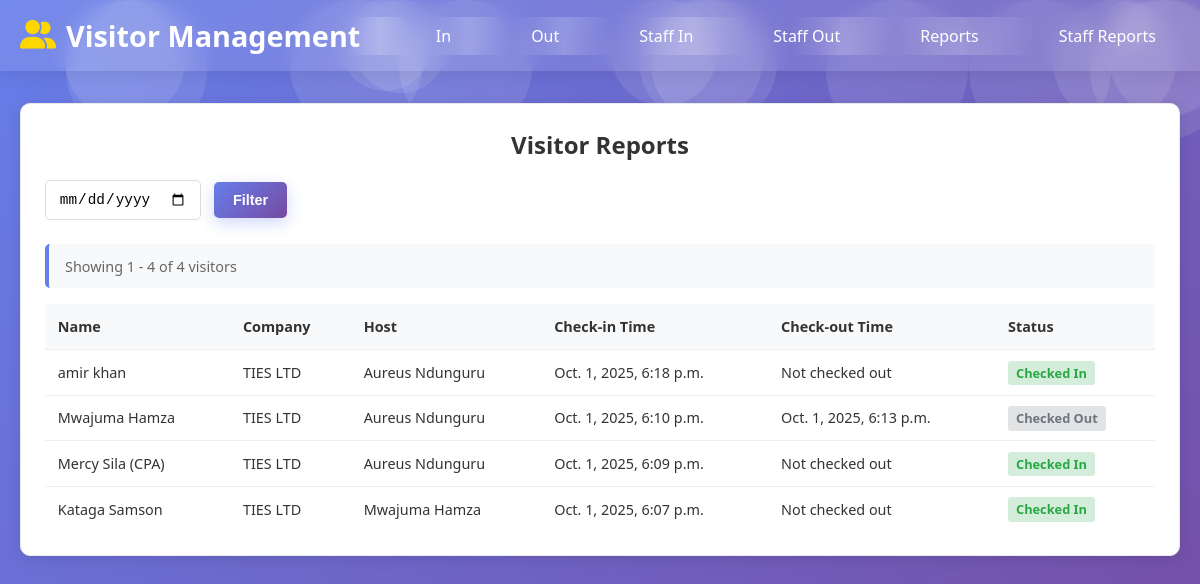
Page /reports/ (signed in) on the earlier database version.
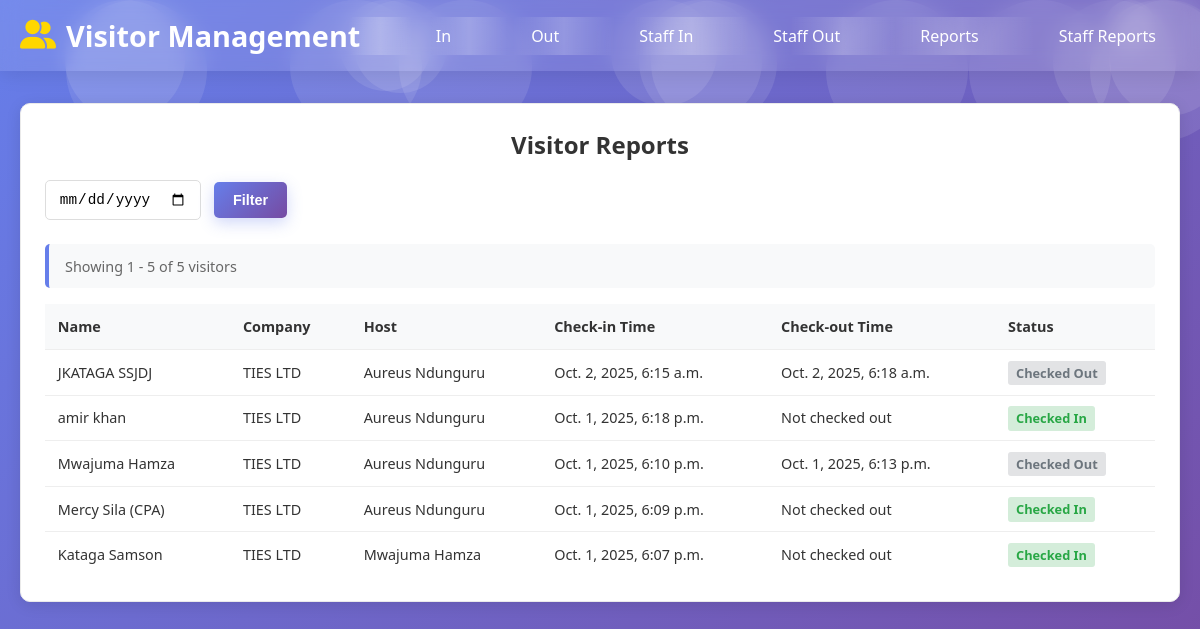
Same page on the later database version.
### visitor_app/models.py (models this page shows, shortened)
class Visitor(models.Model):
    name = models.CharField(max_length=100)
    email = models.EmailField(blank=True, null=True)
    phone = models.CharField(max_length=20)
    company = models.CharField(max_length=100, blank=True, null=True)
    host = models.ForeignKey(Employee, on_delete=models.CASCADE)
    purpose = models.TextField(blank=True, null=True)
    badge_id = models.CharField(max_length=20, unique=True)
    check_in_time = models.DateTimeField(auto_now_add=True)
    check_out_time = models.DateTimeField(blank=True, null=True)
    is_checked_in = models.BooleanField(default=True)

class Employee(models.Model):
    name = models.CharField(max_length=100)
    email = models.EmailField()
    department = models.CharField(max_length=100)
    is_active = models.BooleanField(default=True)

### visitor_app/decorators.py (the view)
    def _wrapped_view(request, *args, **kwargs):
        if not request.user.is_authenticated:
            return render(request, 'visitor_app/access_denied.html', {
                'message': 'Please log in to access this page.'
            })
        if not request.user.is_staff:
            return render(request, 'visitor_app/access_denied.html', {
                'message': 'Access denied. Admin privileges required.'
            })
        return view_func(request, *args, **kwargs)

### visitor_app/views.py (called while the page is built, shortened)
@admin_required
def reports(request):
    visitors_list = Visitor.objects.all().order_by('-check_in_time')
    date_filter = request.GET.get('date')
    paginator = Paginator(visitors_list, 10)
    page = request.GET.get('page')
    try:
        visitors = paginator.page(page)
    except PageNotAnInteger:
        visitors = paginator.page(1)
    except EmptyPage:
        visitors = paginator.page(paginator.num_pages)
    return render(request, 'visitor_app/reports.html', {
        'visitors': visitors,
        'date_filter': date_filter
    })

### visitor_app/templates/visitor_app/reports.html (shortened to what this page needs)
{% extends 'visitor_app/base.html' %}
{% block content %}
<div class="card">
    <h2>Visitor Reports</h2>
    <form method="get" class="filter-form">
        <input type="date" name="date" value="{{ date_filter }}" class="form-control" style="width: auto;">
        <button type="submit" class="btn">Filter</button>
    </form>
    <div class="results-summary">
        Showing {{ visitors.start_index }} - {{ visitors.end_index }} of {{ visitors.paginator.count }} visitors
    </div>
    <table class="table">
        <thead>
            <tr>
                <th>Name</th>
                <th>Company</th>
                <th>Host</th>
                <th>Check-in Time</th>
                <th>Check-out Time</th>
                <th>Status</th>
            </tr>
        </thead>
        <tbody>
            {% for visitor in visitors %}
            <tr>
                <td>{{ visitor.name }}</td>
                <td>{{ visitor.company|default:"N/A" }}</td>
                <td>{{ visitor.host.name }}</td>
                <td>{{ visitor.check_in_time }}</td>
                <td>{{ visitor.check_out_time|default:"Not checked out" }}</td>
                <td>
                    {% if visitor.is_checked_in %}
                    <span class="status-checked-in">Checked In</span>
                    {% else %}
                    <span class="status-checked-out">Checked Out</span>
                    {% endif %}
                </td>
            </tr>
            {% empty %}
            <tr>
                <td colspan="6" style="text-align: center;">No visitors found</td>
            </tr>
            {% endfor %}
        </tbody>
    </table>
</div>
{% endblock %}

Differences in the rows shown:
added Visitor: name "JKATAGA SSJDJ", company "TIES LTD", host.name "Aureus Ndunguru", check_in_time "Oct. 2, 2025, 6:15 a.m.", check_out_time "Oct. 2, 2025, 6:18 a.m.", is_checked_in "Checked Out"
Other differences:
{{ visitors.end_index }}: "4" → "5"
{{ visitors.paginator.count }}: "4" → "5"
